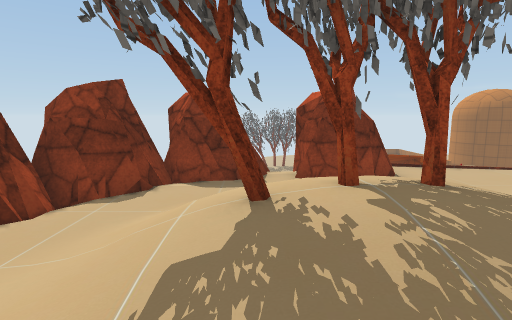
View 1 (above)

14 first-person views from a walk through a scene from a Unity 3-D project. The camera is 1.3 m above the floor, tilts 8° down and sees 80° across. The floor is counted in squares, 1 m on a side. Each view is taken from the middle of a square. On the plan, view 1 faces up. The plan holds only what a view shows up to about 14 squares ahead; the rest is blank. The place goes on beyond the plan. The player character is not drawn. Some animated figures are not drawn. Some surface patterns are stand-ins.

View 2
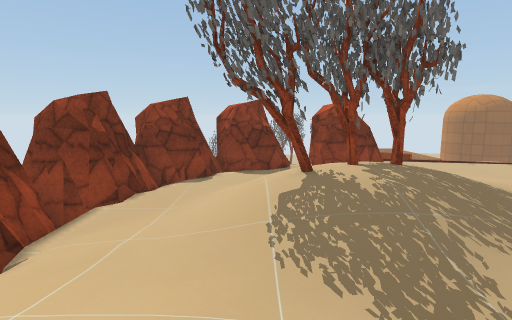

View 3
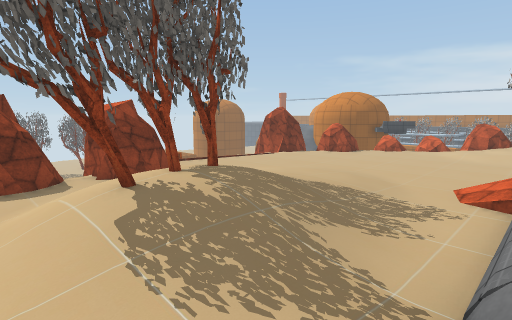

View 4
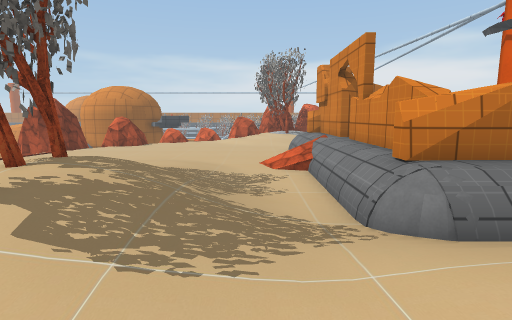

View 5
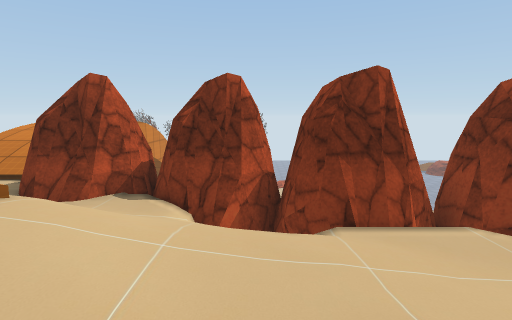

View 6
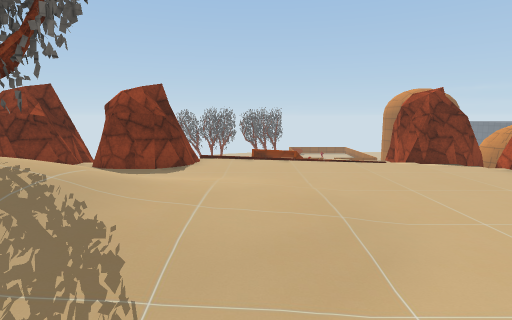

View 7
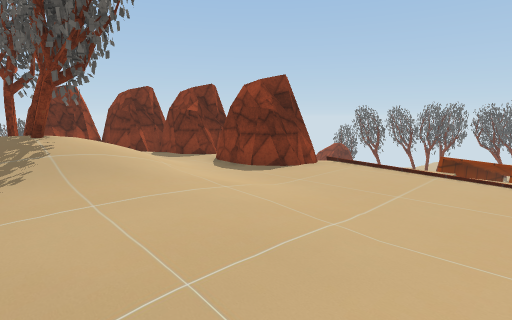

View 8
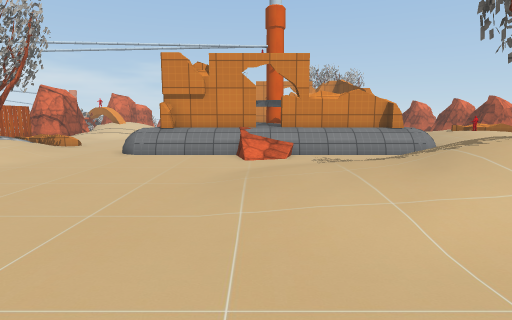

View 9
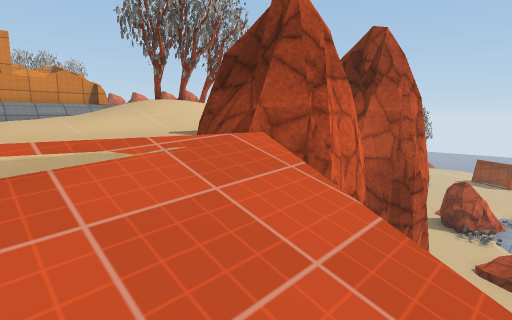

View 10
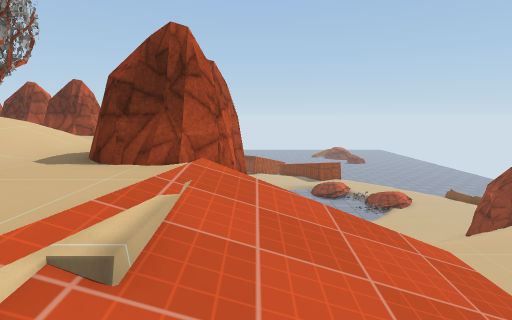

View 11
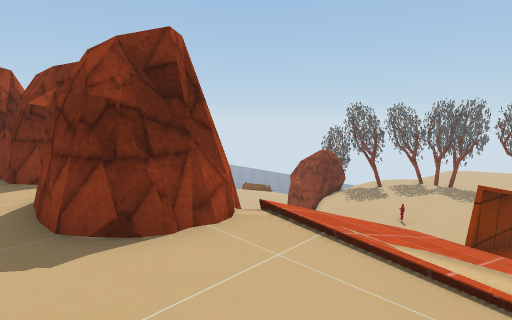

View 12
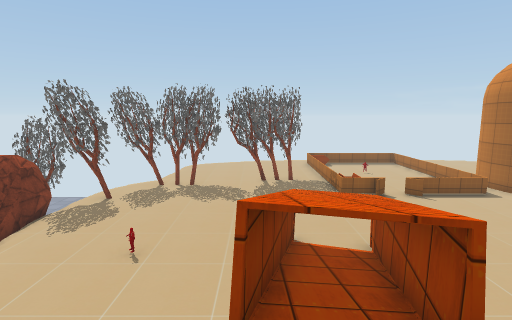

View 13
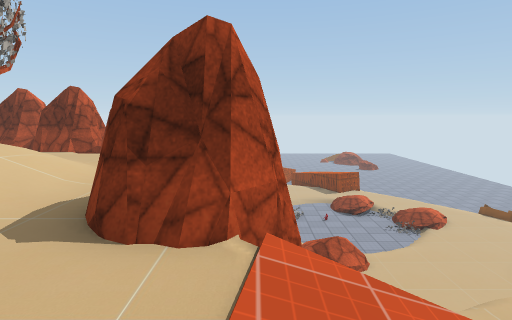

View 14
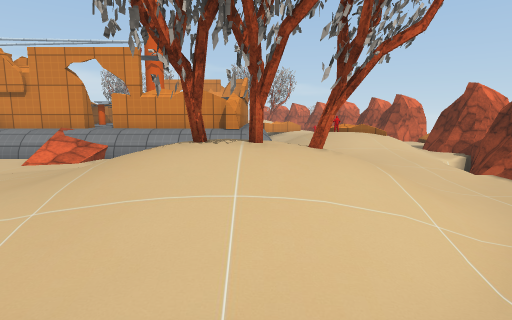

### Floor plan
Key: @ floor where view 1 was taken; # wall or solid block; . main floor; : floor 0.25 m higher than the main floor; + floor 0.5 m higher than the main floor; * floor 1 m higher than the main floor; - floor 2.25 m lower than the main floor; _ floor 2.75 m lower than the main floor; < floor 4 m lower than the main floor; ( floor 4.25 m lower than the main floor; / step, stairs or slope; = window, fence, low wall or low ledge; ~ liquid the walk can cross; ^ raised ledge; v drop or lower ground; R rock; T tree; B ball; C container; U bush; O other object.
Columns run from 10 left of view 1 to 11 right of it. Each row starts with its distance up from view 1.
 26          T_______
 25          T_______
 24        RR_______
 23        RR_______  __
 22       RRR_______ ____
 21     ((RRR_______ CC__
 20     (((RR____O__ CCC
 19     (((( =______ CCC
 18     ((((( ______ C-C
 17     (((((= _____CCC
 16     /(((( =___  CCC
 15     /(((( =_    CCC
 14                =//
 13                 //
 12 ~~~//<(        ///
 11  RRU((( RRR RR ///// R
 10  RR(((  RRRRRRR///// R
  9   ((  R RRRRRRR......R
  8      RR RR..RR........
  7        R..............
  6      RRv..////::......
  5    RRRR..//////+::....
  4     RRv.///TTT/+::....
  3    RRR../TTTT//++:....
  2    RRR.:///////+::....
  1    RRR/:+//////::.....
  0     R /+++@//:........
 -1    RRv/////:..../ ....
 -2   RRR.//*//B=////////B
 -3  RRR///**///^^##^####B

Where each view was taken, in squares from view 1:
view 1: 0 up, 0 right, facing up
view 2: 3 down, 1 left, facing up
view 3: 2 down, 2 left, facing up-right
view 4: 0 up, 3 left, facing right
view 5: 0 up, 0 right, facing left
view 6: 1 down, 6 right, facing up
view 7: 2 up, 9 right, facing up-left
view 8: 9 up, 7 right, facing down
view 9: 13 up, 7 right, facing down-left
view 10: 11 up, 9 right, facing left
view 11: 7 up, 7 right, facing up-left
view 12: 12 up, 6 right, facing up
view 13: 10 up, 7 right, facing left
view 14: 8 up, 1 right, facing down
